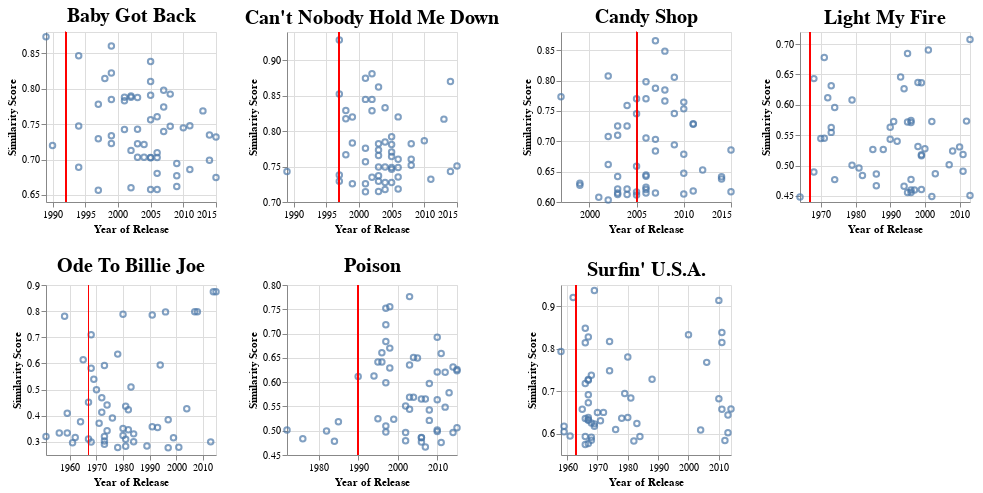

Here is the notebook cell this chart was saved with:
### Code cell
#| include: true
dots = alt.Chart(all_influenced).mark_point().encode(
    x = alt.X('Year:T',scale=alt.Scale(zero=False),axis=alt.Axis(title='Year of Release')),
    y= alt.X(f'similarity',scale=alt.Scale(zero=False),axis=alt.Axis(title='Similarity Score')),
#     facet=alt.Facet('Influencer:N'),
    tooltip = alt.Tooltip(['title','artist'])
).properties(
    width=170,
    height=170
)
release = alt.Chart(all_influenced).mark_rule(color='red').encode(
    x = alt.X('Year Inspired:T',axis=alt.Axis(title='Year of Release'))
).properties(
    width=170,
    height=170
)

infl_plots = dots+release

alt.ConcatChart(
    concat=[
      infl_plots.transform_filter(alt.datum.Influencer == value).properties(title=value)
      for value in sorted(all_influenced.Influencer.unique())
    ],
    columns=4
).configure_title(
    fontSize=20,
    anchor='middle',
    align='left'
).resolve_axis(
    x='independent',
    y='independent'
).resolve_scale(
    x='independent', 
    y='independent'
)

### Figure 1 — Vega-Lite specification as saved in the notebook (floating-point values rounded to 4 significant figures; data arrays with more than 128 entries replaced by an {"elided": "..."} marker saying what was removed)
{"config": {"view": {"continuousWidth": 400, "continuousHeight": 300}, "title": {"align": "left", "anchor": "middle", "fontSize": 20}}, "concat": [{"layer": [{"mark": "point", "encoding": {"tooltip": [{"field": "title", "type": "nominal"}, {"field": "artist", "type": "nominal"}], "x": {"axis": {"title": "Year of Release"}, "field": "Year", "scale": {"zero": false}, "type": "temporal"}, "y": {"axis": {"title": "Similarity Score"}, "field": "similarity", "scale": {"zero": false}, "type": "quantitative"}}, "height": 170, "width": 170}, {"mark": {"type": "rule", "color": "red"}, "encoding": {"x": {"axis": {"title": "Year of Release"}, "field": "Year Inspired", "type": "temporal"}}, "height": 170, "width": 170}], "title": "Baby Got Back", "transform": [{"filter": "(datum.Influencer === 'Baby Got Back')"}]}, {"layer": [{"mark": "point", "encoding": {"tooltip": [{"field": "title", "type": "nominal"}, {"field": "artist", "type": "nominal"}], "x": {"axis": {"title": "Year of Release"}, "field": "Year", "scale": {"zero": false}, "type": "temporal"}, "y": {"axis": {"title": "Similarity Score"}, "field": "similarity", "scale": {"zero": false}, "type": "quantitative"}}, "height": 170, "width": 170}, {"mark": {"type": "rule", "color": "red"}, "encoding": {"x": {"axis": {"title": "Year of Release"}, "field": "Year Inspired", "type": "temporal"}}, "height": 170, "width": 170}], "title": "Can't Nobody Hold Me Down", "transform": [{"filter": "(datum.Influencer === \"Can't Nobody Hold Me Down\")"}]}, {"layer": [{"mark": "point", "encoding": {"tooltip": [{"field": "title", "type": "nominal"}, {"field": "artist", "type": "nominal"}], "x": {"axis": {"title": "Year of Release"}, "field": "Year", "scale": {"zero": false}, "type": "temporal"}, "y": {"axis": {"title": "Similarity Score"}, "field": "similarity", "scale": {"zero": false}, "type": "quantitative"}}, "height": 170, "width": 170}, {"mark": {"type": "rule", "color": "red"}, "encoding": {"x": {"axis": {"title": "Year of Release"}, "field": "Year Inspired", "type": "temporal"}}, "height": 170, "width": 170}], "title": "Candy Shop", "transform": [{"filter": "(datum.Influencer === 'Candy Shop')"}]}, {"layer": [{"mark": "point", "encoding": {"tooltip": [{"field": "title", "type": "nominal"}, {"field": "artist", "type": "nominal"}], "x": {"axis": {"title": "Year of Release"}, "field": "Year", "scale": {"zero": false}, "type": "temporal"}, "y": {"axis": {"title": "Similarity Score"}, "field": "similarity", "scale": {"zero": false}, "type": "quantitative"}}, "height": 170, "width": 170}, {"mark": {"type": "rule", "color": "red"}, "encoding": {"x": {"axis": {"title": "Year of Release"}, "field": "Year Inspired", "type": "temporal"}}, "height": 170, "width": 170}], "title": "Light My Fire", "transform": [{"filter": "(datum.Influencer === 'Light My Fire')"}]}, {"layer": [{"mark": "point", "encoding": {"tooltip": [{"field": "title", "type": "nominal"}, {"field": "artist", "type": "nominal"}], "x": {"axis": {"title": "Year of Release"}, "field": "Year", "scale": {"zero": false}, "type": "temporal"}, "y": {"axis": {"title": "Similarity Score"}, "field": "similarity", "scale": {"zero": false}, "type": "quantitative"}}, "height": 170, "width": 170}, {"mark": {"type": "rule", "color": "red"}, "encoding": {"x": {"axis": {"title": "Year of Release"}, "field": "Year Inspired", "type": "temporal"}}, "height": 170, "width": 170}], "title": "Ode To Billie Joe", "transform": [{"filter": "(datum.Influencer === 'Ode To Billie Joe')"}]}, {"layer": [{"mark": "point", "encoding": {"tooltip": [{"field": "title", "type": "nominal"}, {"field": "artist", "type": "nominal"}], "x": {"axis": {"title": "Year of Release"}, "field": "Year", "scale": {"zero": false}, "type": "temporal"}, "y": {"axis": {"title": "Similarity Score"}, "field": "similarity", "scale": {"zero": false}, "type": "quantitative"}}, "height": 170, "width": 170}, {"mark": {"type": "rule", "color": "red"}, "encoding": {"x": {"axis": {"title": "Year of Release"}, "field": "Year Inspired", "type": "temporal"}}, "height": 170, "width": 170}], "title": "Poison", "transform": [{"filter": "(datum.Influencer === 'Poison')"}]}, {"layer": [{"mark": "point", "encoding": {"tooltip": [{"field": "title", "type": "nominal"}, {"field": "artist", "type": "nominal"}], "x": {"axis": {"title": "Year of Release"}, "field": "Year", "scale": {"zero": false}, "type": "temporal"}, "y": {"axis": {"title": "Similarity Score"}, "field": "similarity", "scale": {"zero": false}, "type": "quantitative"}}, "height": 170, "width": 170}, {"mark": {"type": "rule", "color": "red"}, "encoding": {"x": {"axis": {"title": "Year of Release"}, "field": "Year Inspired", "type": "temporal"}}, "height": 170, "width": 170}], "title": "Surfin' U.S.A.", "transform": [{"filter": "(datum.Influencer === \"Surfin' U.S.A.\")"}]}], "columns": 4, "data": {"name": "data-5b9ced2b0d8769d5f33acd6beddffb6f"}, "resolve": {"axis": {"x": "independent", "y": "independent"}, "scale": {"x": "independent", "y": "independent"}}, "$schema": "https://vega.github.io/schema/vega-lite/v4.17.0.json", "datasets": {"data-5b9ced2b0d8769d5f33acd6beddffb6f": {"elided": "385 records"}}}
